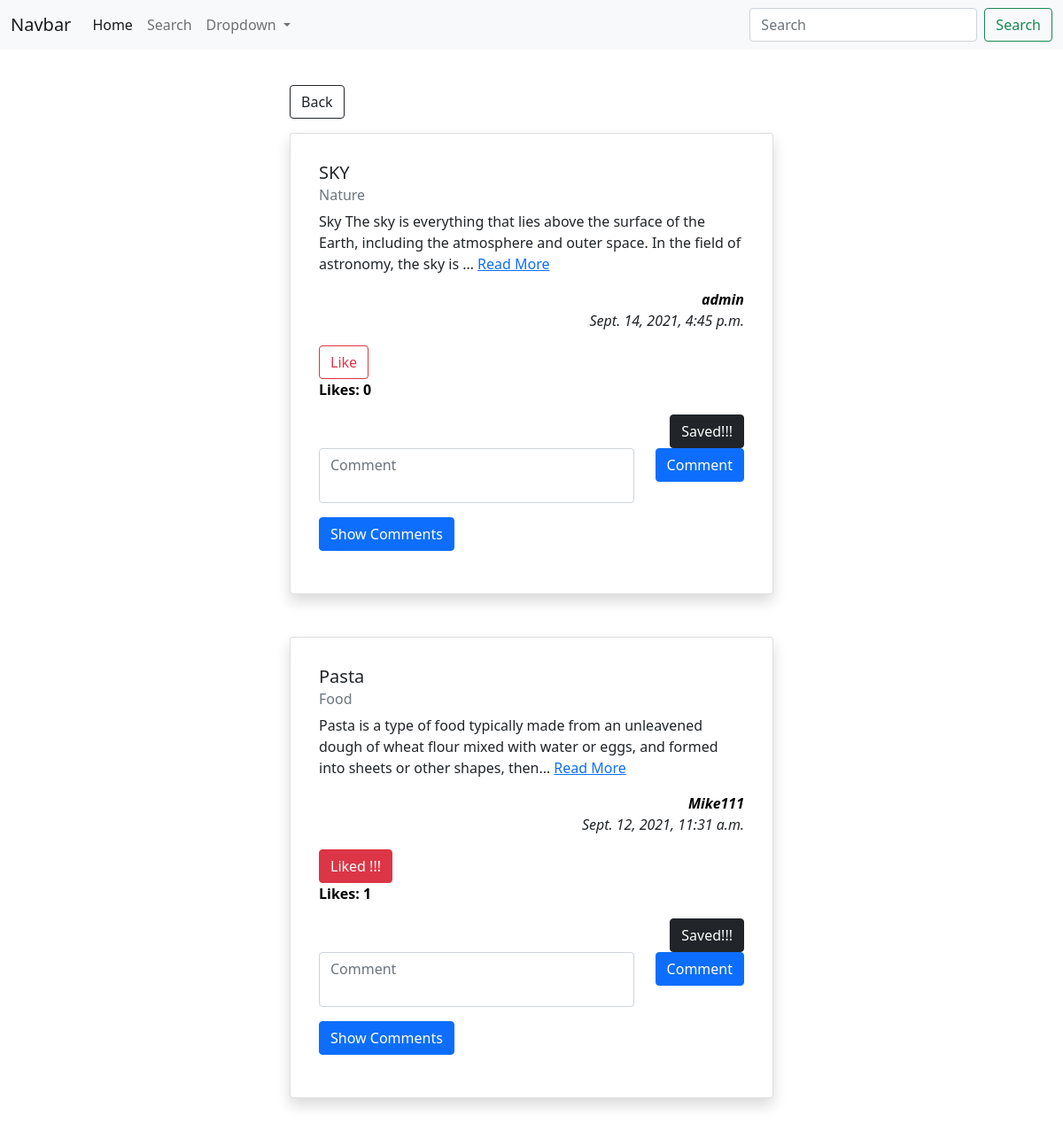
The app's page /saved-posts/1/ (signed in) with its own data.
### mainapp/models.py (models this page shows, shortened)
class Post(models.Model):
    posted_by = models.ForeignKey(User, on_delete = models.CASCADE)
    post_title = models.CharField(max_length = 100)
    post_category = models.ForeignKey(PostCategory, on_delete=models.SET_NULL, null = True)
    post_content = models.TextField()
    post_created = models.DateTimeField(auto_now_add=True)
    class Meta:
        ordering = ['-post_created']

class PostCategory(models.Model):
    category_name = models.CharField(max_length = 150)
    created = models.DateTimeField(auto_now_add=True)
    def __str__(self):
        return self.category_name
    class Meta:
        ordering = ['-created']

### mainapp/views.py (the view, shortened to what this page needs)
# urls.py: path('saved-posts/<int:pk>/', views.SavedPostView.as_view(), name='saved-posts'),
class SavedPostView(LoginRequiredMixin, TemplateView):
    template_name = 'mainapp/saved-posts.html'
    def get_context_data(self, *args, **kwargs):
        context = super().get_context_data(*args, **kwargs)
        context['saves'] = Save.objects.filter(saved_by = User.objects.get(id = kwargs['pk']))
        context['saver_id'] = kwargs['pk']
        all_posts = []
        for post in context['saves']:
            all_posts.append(Post.objects.get(id = post.post.id))
        all_saves = {}
        for post in all_posts:
            all_saves[post] = {}
            num_like = Like.objects.filter(liked_by = User.objects.get(id = self.request.user.id), post = post).count()
            num_save = Save.objects.filter(saved_by = User.objects.get(id = self.request.user.id), post = post).count()
            total_likes = Like.objects.filter(post = post).count()
            all_saves[post]['comments'] = {}
            for cmt in Comment.objects.filter(post = post):
                tot_cmt_like = CommentLike.objects.filter(comment = cmt).count()
                usr_cmt_like = CommentLike.objects.filter(
                    liked_by = User.objects.get(id = self.request.user.id),
                    comment = cmt).count()
                all_saves[post]['comments'][cmt] = {}
                all_saves[post]['comments'][cmt]['comment_like'] = tot_cmt_like
                if usr_cmt_like == 1:
                    all_saves[post]['comments'][cmt]['comment_status'] = False
                elif usr_cmt_like == 0:
                    all_saves[post]['comments'][cmt]['comment_status'] = True
            all_saves[post]['total_likes'] = total_likes
            if num_like == 1:
                all_saves[post]['like_status'] = False
            elif num_like == 0:
                all_saves[post]['like_status'] = True
            if num_save == 1:
                all_saves[post]['save_status'] = False
            elif num_save == 0:
                all_saves[post]['save_status'] = True
        context['all_saves'] = all_saves
        return context
    def get(self, *args, **kwargs):
        user_id = kwargs['pk']
        if user_id != self.request.user.id:
            return HttpResponseRedirect(f'/saved-posts/{self.request.user.id}/')
        return super().get(*args, **kwargs)

### mainapp/templates/mainapp/saved-posts.html (shortened to what this page needs)
{% extends 'mainapp/main.html' %}
{% block content %}
    <div class="row justify-content-center">
        <div class="col-sm-6 my-5">
            <a href="{% url 'user-profile' saver_id %}" class="btn btn-outline-dark mb-3">Back</a>
            {% for post, post_info in all_saves.items %}
                <div class="card mb-3 shadow p-3 mb-5 bg-body rounded">
                    <div class="card-body">
                        <h5 class="card-title">{{post.post_title}}</h5>
                        <h6 class="card-subtitle mb-2 text-muted">{{post.post_category}}</h6>
                        <p class="card-text">
                            {{post.post_content|truncatechars:150}}
                            <a href="{% url 'post-detail' post.id %}" class="card-link">Read More</a>
                        </p>
                        <p class="card-text text-end">
                            <em>
                                <a href="{% url 'user-profile' post.posted_by.id %}" style="text-decoration: none; color: black;">
                                    <strong>{{post.posted_by.username}}</strong>
                                </a> <br>
                                {{post.post_created}}
                            </em>
                        </p>
                        <form action="" method="POST" novalidate>
                            {% if post_info.like_status %}
                                <input type="submit" value="Like" class="btn btn-outline-danger">
                            {% else %}
                                <input type="submit" value="Liked !!!" class="btn btn-danger">
                            {% endif %}
                        </form>
                        <p>
                            <a href="{% url 'post-likers' post.id %}" style="text-decoration: none; color: black;">
                                <strong>Likes: {{post_info.total_likes}}</strong>
                            </a>
                        </p>
                        <form action="" method="POST" class="text-end">
                            {% if post_info.save_status %}
                                <input type="hidden" name="post-save" value="save-{{post.id}}">
                                <input type="submit" value="Save" class="btn btn-outline-dark">
                            {% else %}
                                <input type="submit" value="Saved!!!" class="btn btn-dark">
                            {% endif %}
                        </form>
                        <form class="row" method="POST">
                            <div class="col">
                                <textarea name="post-comment" id="" cols="" rows="2" class="form-control" placeholder="Comment"></textarea>
                            </div>
                            <div class="col-auto">
                                <button type="submit" class="btn btn-primary mb-3">Comment</button>
                            </div>
                        </form>
                        <p class="mt-3">
                            <button class="btn btn-primary" type="button" data-bs-toggle="collapse" data-bs-target="#collapseExample" aria-expanded="false" aria-controls="collapseExample">
                              Show Comments
                            </button>
                        </p>
                    </div>
                </div>
            {% empty %}
                <h3 class="alert alert-info">No Saved Post</h3>
            {% endfor %}
        </div>
    </div>
{% endblock content %}

### mainapp/templates/mainapp/saved-posts.html (style rules this page uses)
textarea { resize: none; }

### records on screen
Post: post_title "SKY", post_category "Nature", post_content "Sky The sky is everything that lies above the surface of the Earth, including the atmosphere and outer space. In the field of astronomy, the sky is …", posted_by.username "admin", post_created "Sept. 14, 2021, 4:45 p.m.", total_likes "0"
Post: post_title "Pasta", post_category "Food", post_content "Pasta is a type of food typically made from an unleavened dough of wheat flour mixed with water or eggs, and formed into sheets or other shapes, then…", posted_by.username "Mike111", post_created "Sept. 12, 2021, 11:31 a.m.", total_likes "1"
